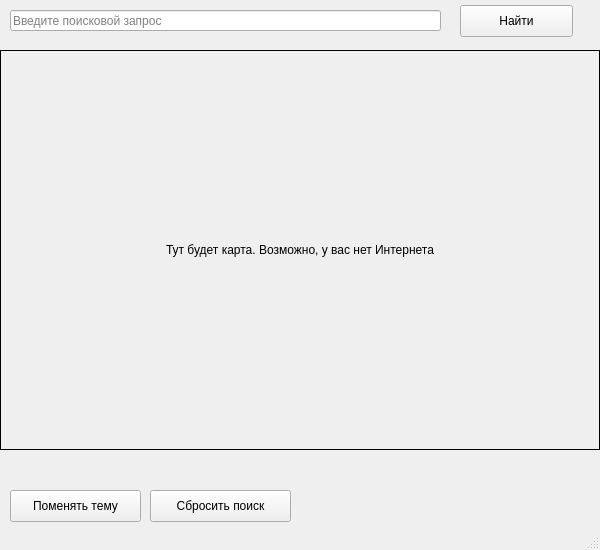
<?xml version="1.0" encoding="UTF-8"?>
<ui version="4.0">
 <class>MainWindow</class>
 <widget class="QMainWindow" name="MainWindow">
  <property name="geometry">
   <rect>
    <x>0</x>
    <y>0</y>
    <width>600</width>
    <height>550</height>
   </rect>
  </property>
  <property name="windowTitle">
   <string>Время вспоминать QT</string>
  </property>
  <widget class="QWidget" name="centralwidget">
   <widget class="QLabel" name="map_lbl">
    <property name="geometry">
     <rect>
      <x>0</x>
      <y>50</y>
      <width>600</width>
      <height>400</height>
     </rect>
    </property>
    <property name="font">
     <font>
      <kerning>true</kerning>
     </font>
    </property>
    <property name="frameShape">
     <enum>QFrame::Box</enum>
    </property>
    <property name="text">
     <string>Тут будет карта. Возможно, у вас нет Интернета</string>
    </property>
    <property name="alignment">
     <set>Qt::AlignCenter</set>
    </property>
   </widget>
   <widget class="QPushButton" name="theme_switcher">
    <property name="geometry">
     <rect>
      <x>10</x>
      <y>490</y>
      <width>131</width>
      <height>32</height>
     </rect>
    </property>
    <property name="text">
     <string>Поменять тему</string>
    </property>
   </widget>
   <widget class="QLineEdit" name="search_edit">
    <property name="geometry">
     <rect>
      <x>10</x>
      <y>10</y>
      <width>431</width>
      <height>21</height>
     </rect>
    </property>
    <property name="placeholderText">
     <string>Введите поисковой запрос</string>
    </property>
    <property name="clearButtonEnabled">
     <bool>false</bool>
    </property>
   </widget>
   <widget class="QPushButton" name="search_btn">
    <property name="geometry">
     <rect>
      <x>460</x>
      <y>5</y>
      <width>113</width>
      <height>32</height>
     </rect>
    </property>
    <property name="text">
     <string>Найти</string>
    </property>
   </widget>
   <widget class="QPushButton" name="search_reset_btn">
    <property name="geometry">
     <rect>
      <x>150</x>
      <y>490</y>
      <width>141</width>
      <height>32</height>
     </rect>
    </property>
    <property name="text">
     <string>Сбросить поиск</string>
    </property>
   </widget>
   <widget class="QLabel" name="address_lbl">
    <property name="geometry">
     <rect>
      <x>10</x>
      <y>460</y>
      <width>581</width>
      <height>21</height>
     </rect>
    </property>
    <property name="text">
     <string/>
    </property>
   </widget>
  </widget>
  <widget class="QStatusBar" name="statusbar"/>
 </widget>
 <resources/>
 <connections/>
</ui>
